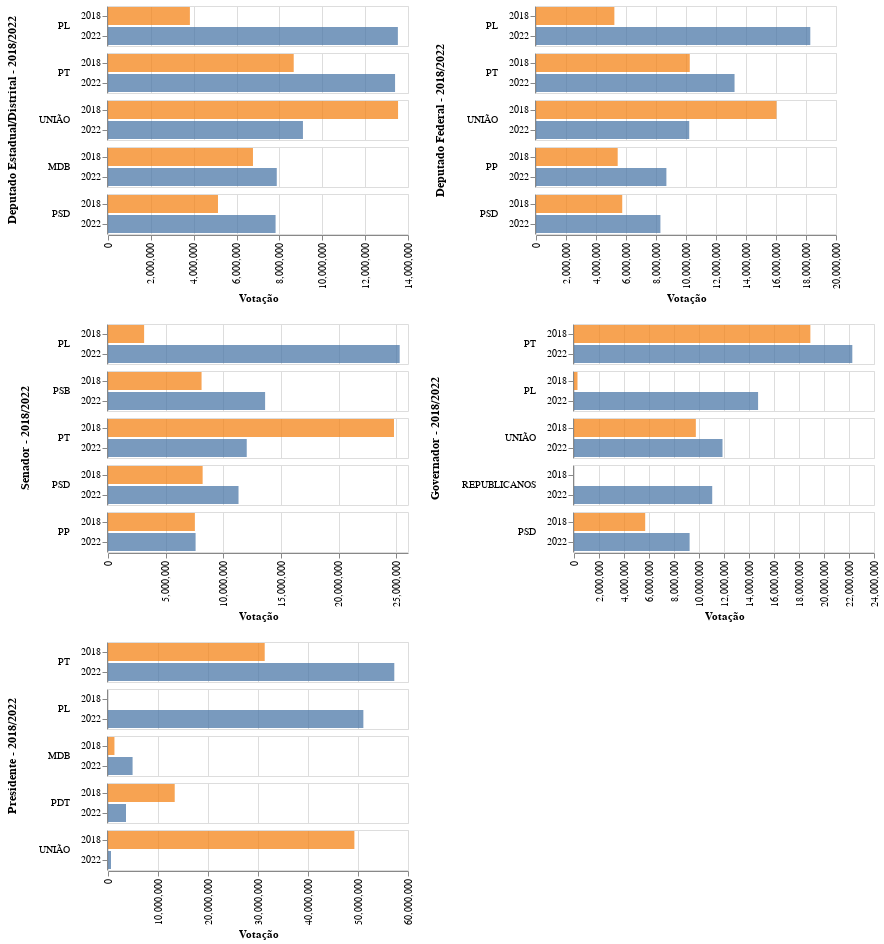

The notebook cell this image was saved under:
### Code cell
grouped_depe = sdt_f.grouped_bar_chart(df_poll_18, df_poll_22, df_colors, list([7,8]), 'Deputado Estadual/Distrital - 2018/2022')
grouped_depf = sdt_f.grouped_bar_chart(df_poll_18, df_poll_22, df_colors, list([6]), 'Deputado Federal - 2018/2022')
grouped_sen = sdt_f.grouped_bar_chart(df_poll_18, df_poll_22, df_colors, list([5]), 'Senador - 2018/2022')
grouped_gov = sdt_f.grouped_bar_chart(df_poll_18, df_poll_22, df_colors, list([3]), 'Governador - 2018/2022')
grouped_pres = sdt_f.grouped_bar_chart(df_poll_18, df_poll_22, df_colors, list([1]), 'Presidente - 2018/2022')

((grouped_depe|grouped_depf) & (grouped_sen|grouped_gov) & grouped_pres)

### Figure 1 — Vega-Lite specification as saved in the notebook (floating-point values rounded to 4 significant figures)
{"config": {"view": {"continuousWidth": 300, "continuousHeight": 300}}, "vconcat": [{"hconcat": [{"data": {"name": "data-9a74fecba38480e6b3fbe57298a35827"}, "mark": {"type": "bar"}, "encoding": {"color": {"field": "ANO_ELEICAO", "legend": null, "scale": {"domain": [2018, 2022], "range": ["#F58518", "#4C78A8"]}, "type": "ordinal"}, "opacity": {"value": 0.75}, "row": {"field": "SIGLA_2022", "header": {"labelAlign": "left", "labelAngle": 0, "title": "Deputado Estadual/Distrital - 2018/2022", "titleFontSize": 12}, "sort": {"field": "QT_ORDER", "order": "descending"}, "spacing": 5, "title": "", "type": "nominal"}, "tooltip": [{"field": "SIGLA_2022", "title": "Partido", "type": "nominal"}, {"field": "ANO_ELEICAO", "title": "Ano Eleição", "type": "ordinal"}, {"field": "QT_VOTOS_VALIDOS", "format": ",d", "title": "Votos", "type": "quantitative"}], "x": {"axis": {"labelAngle": -90}, "field": "QT_VOTOS_VALIDOS", "title": "Votação", "type": "quantitative"}, "y": {"field": "ANO_ELEICAO", "title": "", "type": "ordinal"}}, "width": 300}, {"data": {"name": "data-9cf5c4f14ddf0c2f42401161edc0633a"}, "mark": {"type": "bar"}, "encoding": {"color": {"field": "ANO_ELEICAO", "legend": null, "scale": {"domain": [2018, 2022], "range": ["#F58518", "#4C78A8"]}, "type": "ordinal"}, "opacity": {"value": 0.75}, "row": {"field": "SIGLA_2022", "header": {"labelAlign": "left", "labelAngle": 0, "title": "Deputado Federal - 2018/2022", "titleFontSize": 12}, "sort": {"field": "QT_ORDER", "order": "descending"}, "spacing": 5, "title": "", "type": "nominal"}, "tooltip": [{"field": "SIGLA_2022", "title": "Partido", "type": "nominal"}, {"field": "ANO_ELEICAO", "title": "Ano Eleição", "type": "ordinal"}, {"field": "QT_VOTOS_VALIDOS", "format": ",d", "title": "Votos", "type": "quantitative"}], "x": {"axis": {"labelAngle": -90}, "field": "QT_VOTOS_VALIDOS", "title": "Votação", "type": "quantitative"}, "y": {"field": "ANO_ELEICAO", "title": "", "type": "ordinal"}}, "width": 300}]}, {"hconcat": [{"data": {"name": "data-60e8d91be146cd9be0f787ad08d66348"}, "mark": {"type": "bar"}, "encoding": {"color": {"field": "ANO_ELEICAO", "legend": null, "scale": {"domain": [2018, 2022], "range": ["#F58518", "#4C78A8"]}, "type": "ordinal"}, "opacity": {"value": 0.75}, "row": {"field": "SIGLA_2022", "header": {"labelAlign": "left", "labelAngle": 0, "title": "Senador - 2018/2022", "titleFontSize": 12}, "sort": {"field": "QT_ORDER", "order": "descending"}, "spacing": 5, "title": "", "type": "nominal"}, "tooltip": [{"field": "SIGLA_2022", "title": "Partido", "type": "nominal"}, {"field": "ANO_ELEICAO", "title": "Ano Eleição", "type": "ordinal"}, {"field": "QT_VOTOS_VALIDOS", "format": ",d", "title": "Votos", "type": "quantitative"}], "x": {"axis": {"labelAngle": -90}, "field": "QT_VOTOS_VALIDOS", "title": "Votação", "type": "quantitative"}, "y": {"field": "ANO_ELEICAO", "title": "", "type": "ordinal"}}, "width": 300}, {"data": {"name": "data-9dad7206e0f5012620ac44cc0080f718"}, "mark": {"type": "bar"}, "encoding": {"color": {"field": "ANO_ELEICAO", "legend": null, "scale": {"domain": [2018, 2022], "range": ["#F58518", "#4C78A8"]}, "type": "ordinal"}, "opacity": {"value": 0.75}, "row": {"field": "SIGLA_2022", "header": {"labelAlign": "left", "labelAngle": 0, "title": "Governador - 2018/2022", "titleFontSize": 12}, "sort": {"field": "QT_ORDER", "order": "descending"}, "spacing": 5, "title": "", "type": "nominal"}, "tooltip": [{"field": "SIGLA_2022", "title": "Partido", "type": "nominal"}, {"field": "ANO_ELEICAO", "title": "Ano Eleição", "type": "ordinal"}, {"field": "QT_VOTOS_VALIDOS", "format": ",d", "title": "Votos", "type": "quantitative"}], "x": {"axis": {"labelAngle": -90}, "field": "QT_VOTOS_VALIDOS", "title": "Votação", "type": "quantitative"}, "y": {"field": "ANO_ELEICAO", "title": "", "type": "ordinal"}}, "width": 300}]}, {"data": {"name": "data-9d58d1839f980463139f5b527e713969"}, "mark": {"type": "bar"}, "encoding": {"color": {"field": "ANO_ELEICAO", "legend": null, "scale": {"domain": [2018, 2022], "range": ["#F58518", "#4C78A8"]}, "type": "ordinal"}, "opacity": {"value": 0.75}, "row": {"field": "SIGLA_2022", "header": {"labelAlign": "left", "labelAngle": 0, "title": "Presidente - 2018/2022", "titleFontSize": 12}, "sort": {"field": "QT_ORDER", "order": "descending"}, "spacing": 5, "title": "", "type": "nominal"}, "tooltip": [{"field": "SIGLA_2022", "title": "Partido", "type": "nominal"}, {"field": "ANO_ELEICAO", "title": "Ano Eleição", "type": "ordinal"}, {"field": "QT_VOTOS_VALIDOS", "format": ",d", "title": "Votos", "type": "quantitative"}], "x": {"axis": {"labelAngle": -90}, "field": "QT_VOTOS_VALIDOS", "title": "Votação", "type": "quantitative"}, "y": {"field": "ANO_ELEICAO", "title": "", "type": "ordinal"}}, "width": 300}], "$schema": "https://vega.github.io/schema/vega-lite/v5.20.1.json", "datasets": {"data-9a74fecba38480e6b3fbe57298a35827": [{"ANO_ELEICAO": 2022, "SIGLA_2022": "PT", "SG_POSIC_IDEOLOGICO": "CE", "QT_VOTOS_VALIDOS": 13396406, "MEDIA_IDEOL": 2.97, "cor": "#C54B53", "QT_ORDER": 13396406}, {"ANO_ELEICAO": 2022, "SIGLA_2022": "PL", "SG_POSIC_IDEOLOGICO": "D", "QT_VOTOS_VALIDOS": 13527495, "MEDIA_IDEOL": 7.78, "cor": "#262DDA", "QT_ORDER": 13527495}, {"ANO_ELEICAO": 2022, "SIGLA_2022": "UNIÃO", "SG_POSIC_IDEOLOGICO": "ED", "QT_VOTOS_VALIDOS": 9097661, "MEDIA_IDEOL": 8.57, "cor": "#030886", "QT_ORDER": 9097661}, {"ANO_ELEICAO": 2022, "SIGLA_2022": "PSD", "SG_POSIC_IDEOLOGICO": "CD", "QT_VOTOS_VALIDOS": 7820614, "MEDIA_IDEOL": 7.09, "cor": "#97A3FF", "QT_ORDER": 7820614}, {"ANO_ELEICAO": 2022, "SIGLA_2022": "MDB", "SG_POSIC_IDEOLOGICO": "CD", "QT_VOTOS_VALIDOS": 7875801, "MEDIA_IDEOL": 7.01, "cor": "#97A3FF", "QT_ORDER": 7875801}, {"ANO_ELEICAO": 2018, "SIGLA_2022": "PT", "SG_POSIC_IDEOLOGICO": "CE", "QT_VOTOS_VALIDOS": 8666866, "MEDIA_IDEOL": 2.97, "cor": "#C54B53", "QT_ORDER": 13396406}, {"ANO_ELEICAO": 2018, "SIGLA_2022": "PL", "SG_POSIC_IDEOLOGICO": "D", "QT_VOTOS_VALIDOS": 3822192, "MEDIA_IDEOL": 7.78, "cor": "#262DDA", "QT_ORDER": 13527495}, {"ANO_ELEICAO": 2018, "SIGLA_2022": "UNIÃO", "SG_POSIC_IDEOLOGICO": "ED", "QT_VOTOS_VALIDOS": 13535800, "MEDIA_IDEOL": 8.57, "cor": "#030886", "QT_ORDER": 9097661}, {"ANO_ELEICAO": 2018, "SIGLA_2022": "PSD", "SG_POSIC_IDEOLOGICO": "CD", "QT_VOTOS_VALIDOS": 5132837, "MEDIA_IDEOL": 7.09, "cor": "#97A3FF", "QT_ORDER": 7820614}, {"ANO_ELEICAO": 2018, "SIGLA_2022": "MDB", "SG_POSIC_IDEOLOGICO": "CD", "QT_VOTOS_VALIDOS": 6765451, "MEDIA_IDEOL": 7.01, "cor": "#97A3FF", "QT_ORDER": 7875801}], "data-9cf5c4f14ddf0c2f42401161edc0633a": [{"ANO_ELEICAO": 2022, "SIGLA_2022": "PT", "SG_POSIC_IDEOLOGICO": "CE", "QT_VOTOS_VALIDOS": 13236698, "MEDIA_IDEOL": 2.97, "cor": "#C54B53", "QT_ORDER": 13236698}, {"ANO_ELEICAO": 2022, "SIGLA_2022": "PP", "SG_POSIC_IDEOLOGICO": "D", "QT_VOTOS_VALIDOS": 8692918, "MEDIA_IDEOL": 8.2, "cor": "#262DDA", "QT_ORDER": 8692918}, {"ANO_ELEICAO": 2022, "SIGLA_2022": "PL", "SG_POSIC_IDEOLOGICO": "D", "QT_VOTOS_VALIDOS": 18286211, "MEDIA_IDEOL": 7.78, "cor": "#262DDA", "QT_ORDER": 18286211}, {"ANO_ELEICAO": 2022, "SIGLA_2022": "UNIÃO", "SG_POSIC_IDEOLOGICO": "ED", "QT_VOTOS_VALIDOS": 10215433, "MEDIA_IDEOL": 8.57, "cor": "#030886", "QT_ORDER": 10215433}, {"ANO_ELEICAO": 2022, "SIGLA_2022": "PSD", "SG_POSIC_IDEOLOGICO": "CD", "QT_VOTOS_VALIDOS": 8293956, "MEDIA_IDEOL": 7.09, "cor": "#97A3FF", "QT_ORDER": 8293956}, {"ANO_ELEICAO": 2018, "SIGLA_2022": "PT", "SG_POSIC_IDEOLOGICO": "CE", "QT_VOTOS_VALIDOS": 10251258, "MEDIA_IDEOL": 2.97, "cor": "#C54B53", "QT_ORDER": 13236698}, {"ANO_ELEICAO": 2018, "SIGLA_2022": "PP", "SG_POSIC_IDEOLOGICO": "D", "QT_VOTOS_VALIDOS": 5446136, "MEDIA_IDEOL": 8.2, "cor": "#262DDA", "QT_ORDER": 8692918}, {"ANO_ELEICAO": 2018, "SIGLA_2022": "PL", "SG_POSIC_IDEOLOGICO": "D", "QT_VOTOS_VALIDOS": 5224591, "MEDIA_IDEOL": 7.78, "cor": "#262DDA", "QT_ORDER": 18286211}, {"ANO_ELEICAO": 2018, "SIGLA_2022": "UNIÃO", "SG_POSIC_IDEOLOGICO": "ED", "QT_VOTOS_VALIDOS": 16031609, "MEDIA_IDEOL": 8.57, "cor": "#030886", "QT_ORDER": 10215433}, {"ANO_ELEICAO": 2018, "SIGLA_2022": "PSD", "SG_POSIC_IDEOLOGICO": "CD", "QT_VOTOS_VALIDOS": 5749010, "MEDIA_IDEOL": 7.09, "cor": "#97A3FF", "QT_ORDER": 8293956}], "data-60e8d91be146cd9be0f787ad08d66348": [{"ANO_ELEICAO": 2022, "SIGLA_2022": "PT", "SG_POSIC_IDEOLOGICO": "CE", "QT_VOTOS_VALIDOS": 12024696, "MEDIA_IDEOL": 2.97, "cor": "#C54B53", "QT_ORDER": 12024696}, {"ANO_ELEICAO": 2022, "SIGLA_2022": "PP", "SG_POSIC_IDEOLOGICO": "D", "QT_VOTOS_VALIDOS": 7592391, "MEDIA_IDEOL": 8.2, "cor": "#262DDA", "QT_ORDER": 7592391}, {"ANO_ELEICAO": 2022, "SIGLA_2022": "PL", "SG_POSIC_IDEOLOGICO": "D", "QT_VOTOS_VALIDOS": 25278764, "MEDIA_IDEOL": 7.78, "cor": "#262DDA", "QT_ORDER": 25278764}, {"ANO_ELEICAO": 2022, "SIGLA_2022": "PSB", "SG_POSIC_IDEOLOGICO": "CE", "QT_VOTOS_VALIDOS": 13615846, "MEDIA_IDEOL": 4.05, "cor": "#C54B53", "QT_ORDER": 13615846}, {"ANO_ELEICAO": 2022, "SIGLA_2022": "PSD", "SG_POSIC_IDEOLOGICO": "CD", "QT_VOTOS_VALIDOS": 11312512, "MEDIA_IDEOL": 7.09, "cor": "#97A3FF", "QT_ORDER": 11312512}, {"ANO_ELEICAO": 2018, "SIGLA_2022": "PT", "SG_POSIC_IDEOLOGICO": "CE", "QT_VOTOS_VALIDOS": 24785670, "MEDIA_IDEOL": 2.97, "cor": "#C54B53", "QT_ORDER": 12024696}, {"ANO_ELEICAO": 2018, "SIGLA_2022": "PP", "SG_POSIC_IDEOLOGICO": "D", "QT_VOTOS_VALIDOS": 7529901, "MEDIA_IDEOL": 8.2, "cor": "#262DDA", "QT_ORDER": 7592391}, {"ANO_ELEICAO": 2018, "SIGLA_2022": "PL", "SG_POSIC_IDEOLOGICO": "D", "QT_VOTOS_VALIDOS": 3130082, "MEDIA_IDEOL": 7.78, "cor": "#262DDA", "QT_ORDER": 25278764}, {"ANO_ELEICAO": 2018, "SIGLA_2022": "PSB", "SG_POSIC_IDEOLOGICO": "CE", "QT_VOTOS_VALIDOS": 8109072, "MEDIA_IDEOL": 4.05, "cor": "#C54B53", "QT_ORDER": 13615846}, {"ANO_ELEICAO": 2018, "SIGLA_2022": "PSD", "SG_POSIC_IDEOLOGICO": "CD", "QT_VOTOS_VALIDOS": 8202342, "MEDIA_IDEOL": 7.09, "cor": "#97A3FF", "QT_ORDER": 11312512}], "data-9dad7206e0f5012620ac44cc0080f718": [{"ANO_ELEICAO": 2022, "SIGLA_2022": "PT", "SG_POSIC_IDEOLOGICO": "CE", "QT_VOTOS_VALIDOS": 22265662, "MEDIA_IDEOL": 2.97, "cor": "#C54B53", "QT_ORDER": 22265662}, {"ANO_ELEICAO": 2022, "SIGLA_2022": "REPUBLICANOS", "SG_POSIC_IDEOLOGICO": "D", "QT_VOTOS_VALIDOS": 11056917, "MEDIA_IDEOL": 7.78, "cor": "#262DDA", "QT_ORDER": 11056917}, {"ANO_ELEICAO": 2022, "SIGLA_2022": "PL", "SG_POSIC_IDEOLOGICO": "D", "QT_VOTOS_VALIDOS": 14726813, "MEDIA_IDEOL": 7.78, "cor": "#262DDA", "QT_ORDER": 14726813}, {"ANO_ELEICAO": 2022, "SIGLA_2022": "UNIÃO", "SG_POSIC_IDEOLOGICO": "ED", "QT_VOTOS_VALIDOS": 11880759, "MEDIA_IDEOL": 8.57, "cor": "#030886", "QT_ORDER": 11880759}, {"ANO_ELEICAO": 2022, "SIGLA_2022": "PSD", "SG_POSIC_IDEOLOGICO": "CD", "QT_VOTOS_VALIDOS": 9249065, "MEDIA_IDEOL": 7.09, "cor": "#97A3FF", "QT_ORDER": 9249065}, {"ANO_ELEICAO": 2018, "SIGLA_2022": "PT", "SG_POSIC_IDEOLOGICO": "CE", "QT_VOTOS_VALIDOS": 18908791, "MEDIA_IDEOL": 2.97, "cor": "#C54B53", "QT_ORDER": 22265662}, {"ANO_ELEICAO": 2018, "SIGLA_2022": "PL", "SG_POSIC_IDEOLOGICO": "D", "QT_VOTOS_VALIDOS": 280055, "MEDIA_IDEOL": 7.78, "cor": "#262DDA", "QT_ORDER": 14726813}, {"ANO_ELEICAO": 2018, "SIGLA_2022": "UNIÃO", "SG_POSIC_IDEOLOGICO": "ED", "QT_VOTOS_VALIDOS": 9747868, "MEDIA_IDEOL": 8.57, "cor": "#030886", "QT_ORDER": 11880759}, {"ANO_ELEICAO": 2018, "SIGLA_2022": "PSD", "SG_POSIC_IDEOLOGICO": "CD", "QT_VOTOS_VALIDOS": 5695387, "MEDIA_IDEOL": 7.09, "cor": "#97A3FF", "QT_ORDER": 9249065}], "data-9d58d1839f980463139f5b527e713969": [{"ANO_ELEICAO": 2022, "SIGLA_2022": "PT", "SG_POSIC_IDEOLOGICO": "CE", "QT_VOTOS_VALIDOS": 57259504, "MEDIA_IDEOL": 2.97, "cor": "#C54B53", "QT_ORDER": 57259504}, {"ANO_ELEICAO": 2022, "SIGLA_2022": "PL", "SG_POSIC_IDEOLOGICO": "D", "QT_VOTOS_VALIDOS": 51072345, "MEDIA_IDEOL": 7.78, "cor": "#262DDA", "QT_ORDER": 51072345}, {"ANO_ELEICAO": 2022, "SIGLA_2022": "UNIÃO", "SG_POSIC_IDEOLOGICO": "ED", "QT_VOTOS_VALIDOS": 600955, "MEDIA_IDEOL": 8.57, "cor": "#030886", "QT_ORDER": 600955}, {"ANO_ELEICAO": 2022, "SIGLA_2022": "MDB", "SG_POSIC_IDEOLOGICO": "CD", "QT_VOTOS_VALIDOS": 4915423, "MEDIA_IDEOL": 7.01, "cor": "#97A3FF", "QT_ORDER": 4915423}, {"ANO_ELEICAO": 2022, "SIGLA_2022": "PDT", "SG_POSIC_IDEOLOGICO": "CE", "QT_VOTOS_VALIDOS": 3599287, "MEDIA_IDEOL": 3.92, "cor": "#C54B53", "QT_ORDER": 3599287}, {"ANO_ELEICAO": 2018, "SIGLA_2022": "PT", "SG_POSIC_IDEOLOGICO": "CE", "QT_VOTOS_VALIDOS": 31342051, "MEDIA_IDEOL": 2.97, "cor": "#C54B53", "QT_ORDER": 57259504}, {"ANO_ELEICAO": 2018, "SIGLA_2022": "UNIÃO", "SG_POSIC_IDEOLOGICO": "ED", "QT_VOTOS_VALIDOS": 49277010, "MEDIA_IDEOL": 8.57, "cor": "#030886", "QT_ORDER": 600955}, {"ANO_ELEICAO": 2018, "SIGLA_2022": "MDB", "SG_POSIC_IDEOLOGICO": "CD", "QT_VOTOS_VALIDOS": 1288950, "MEDIA_IDEOL": 7.01, "cor": "#97A3FF", "QT_ORDER": 4915423}, {"ANO_ELEICAO": 2018, "SIGLA_2022": "PDT", "SG_POSIC_IDEOLOGICO": "CE", "QT_VOTOS_VALIDOS": 13344371, "MEDIA_IDEOL": 3.92, "cor": "#C54B53", "QT_ORDER": 3599287}]}}
